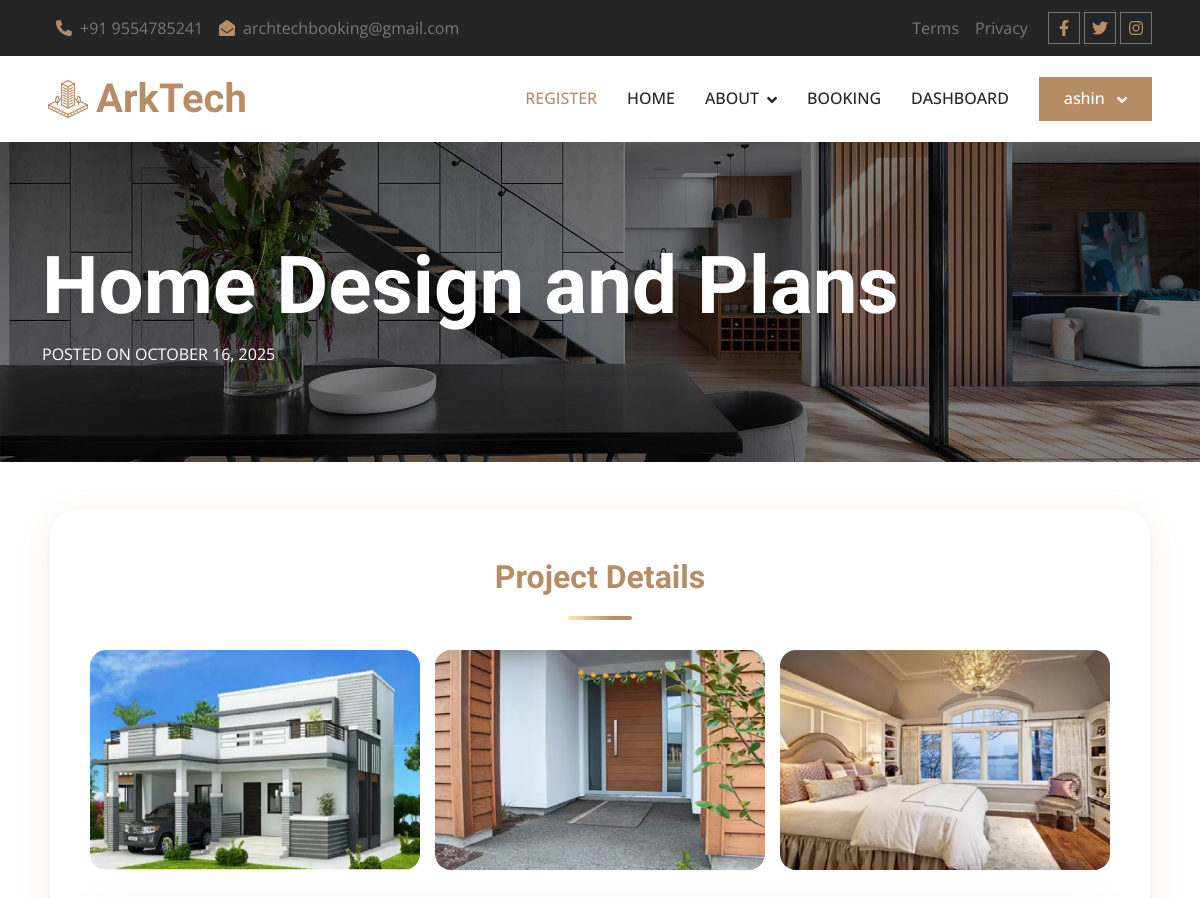
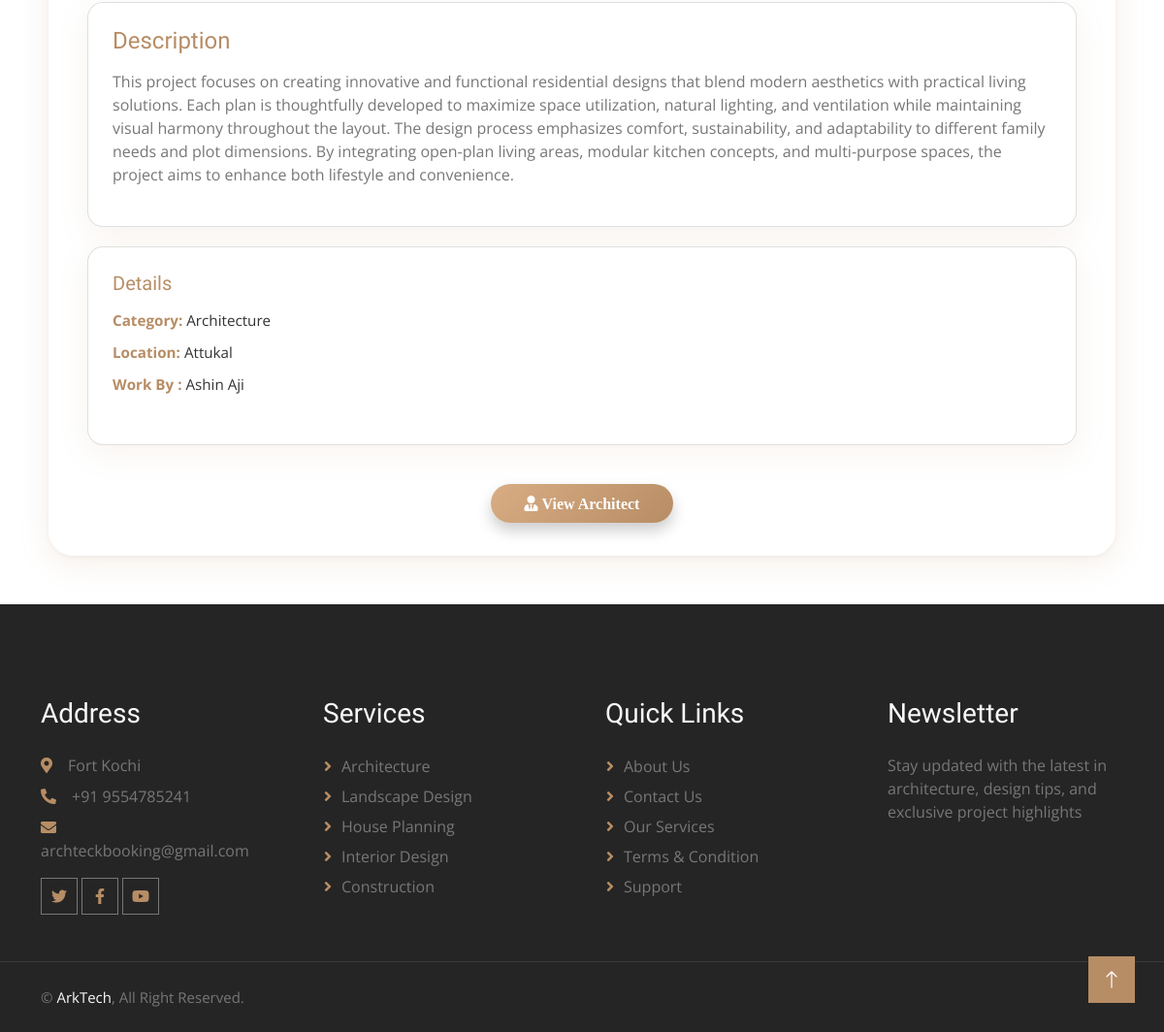
The app's page /Guest/project_view.php?id=2 (signed in) with its own data (2 pictures, top to bottom).
### tables this page shows
CREATE TABLE IF NOT EXISTS `tbl_previous_works` (
  `prev_work_id` int NOT NULL AUTO_INCREMENT,
  `architect_id` int NOT NULL,
  `title` varchar(1000) NOT NULL,
  `descriptions` varchar(10000) NOT NULL,
  `category_id` int NOT NULL,
  `project_location` varchar(500) NOT NULL,
  `image1` varchar(500) NOT NULL,
  `image2` varchar(500) NOT NULL,
  `image3` varchar(500) NOT NULL,
  `created_at` date NOT NULL,
  PRIMARY KEY (`prev_work_id`)
);

CREATE TABLE IF NOT EXISTS `tbl_category` (
  `category_id` int NOT NULL AUTO_INCREMENT,
  `category_name` varchar(50) NOT NULL,
  PRIMARY KEY (`category_id`)
);

CREATE TABLE IF NOT EXISTS `tbl_architects` (
  `cust_id` int NOT NULL,
  `architect_id` int NOT NULL AUTO_INCREMENT,
  `arch_name` varchar(50) NOT NULL,
  `about` mediumtext NOT NULL,
  `profiles` varchar(500) NOT NULL,
  `email` varchar(50) NOT NULL,
  `phone` bigint NOT NULL,
  `username` varchar(20) NOT NULL,
  `passwords` varchar(50) NOT NULL,
  `certificate_of_licensce` varchar(200) NOT NULL,
  `arch_locations` varchar(500) NOT NULL,
  `status` varchar(20) NOT NULL,
  `plan_id` int NOT NULL,
  `renewaldate` date NOT NULL,
  PRIMARY KEY (`architect_id`),
  UNIQUE KEY `unique_cust_id` (`cust_id`)
);

### dboperation.php (called while the page is built, shortened)
<?php
class dboperation
{
    public $con,$res;
    function __construct()
    {
        $this->con=mysqli_connect("localhost","root","","arktech");
    }
    public function executequery($sql)
    {
        $this->res=mysqli_query($this->con,$sql);
        return $this->res;
    }
}
?>

### Guest/project_view.php (the view, shortened to what this page needs)
<?php
include("../dboperation.php");
include("header.php");
$obj = new dboperation();
$id = $_GET['id'];
$sql = "SELECT pw.*,
               c.category_name,
               a.arch_name
        FROM tbl_previous_works pw
        LEFT JOIN tbl_category c ON pw.category_id = c.category_id
        LEFT JOIN tbl_architects a ON pw.architect_id = a.architect_id
        WHERE pw.prev_work_id = '$id'";
$res = $obj->executequery($sql);
$project = mysqli_fetch_array($res);
?>
<div class="container-fluid page-header py-5 mb-5 wow fadeIn" data-wow-delay="0.1s">
  <div class="container py-5">
    <h1 class="display-1 text-white animated slideInDown"><?php echo ($project['title'] ?: "Untitled Project"); ?></h1>
    <nav aria-label="breadcrumb animated slideInDown">
      <ol class="breadcrumb text-uppercase mb-0">
        <li class="breadcrumb-item"><div class="text-white">Posted on <?php echo date('F j, Y', strtotime($project['created_at'])); ?></div></li>
      </ol>
    </nav>
  </div>
</div>
<div class="project-view-container">
  <h2>Project Details</h2>
  <div class="project-images">
    <?php
    $images = [$project['image1'], $project['image2'], $project['image3']];
    foreach ($images as $img) {
        if ($img) echo '<img src="../uploads/'.$img.'" alt="Project Image">';
    }
    ?>
  </div>
  <div class="card">
    <h4>Description</h4>
    <p><?php echo ($project['descriptions'] ?: "No description available."); ?></p>
  </div>
  <div class="card">
    <h5>Details</h5>
    <ul class="details-list">
      <li><strong>Category:</strong> <?php echo ($project['category_name'] ?: "N/A"); ?></li>
      <li><strong>Location:</strong> <?php echo ($project['project_location'] ?: "N/A"); ?></li>
      <li><strong>Work By :</strong> <?php echo ($project['arch_name'] ?: "N/A"); ?></li>
    </ul>
  </div>
    <form action="architect_view.php" method="get" class="text-center">
      <button type="submit" class="fas fa-user-tie update-btn"> View Architect</button>
    </form>
  </div>
<?php include("footer.php"); ?>

### Guest/css/style.css (style rules this page uses)
:root { --primary: #B78D65; --light: #F8F8F8; --dark: #252525; }
h1, h2, .h1, .h2, .fw-bold { font-weight: 600 !important; }
h3, h4, .h3, .h4, .fw-medium { font-weight: 500 !important; }
h5, h6, .h5, .h6, .fw-normal { font-weight: 400 !important; }
.page-header { background: linear-gradient(rgba(0, 0, 0, .5), rgba(0, 0, 0, .5)), url(../img/carousel-1.jpg) center center no-repeat; background-size: cover; }

### Guest/project_view.php (style rules this page uses)
.project-view-container { max-width: 1100px; margin: 0 auto 50px auto; background: rgba(255,255,255,0.98); border-radius: 26px; box-shadow: 0 8px 32px rgba(183,141,101, 0.14), 0 1.5px 4px rgba(183,141,101,0.10); padding: 46px 38px 32px 38px; transition: all 0.25s; border: 2px solid transparent; }
.project-view-container h2 { color: #B78D65; font-weight: 800; text-align: center; margin-bottom: 30px; font-size: 2rem; position: relative; }
.project-view-container h2:after { content: ""; width: 64px; height: 4px; margin: 20px auto 0 auto; display: block; border-radius: 2.5px; background: linear-gradient(90deg,#fdeab6,#B78D65 70%); }
.project-images { display: grid; grid-template-columns: repeat(auto-fit, minmax(250px, 1fr)); gap: 15px; margin-bottom: 30px; }
.project-images img { width: 100%; height: 220px; object-fit: cover; border-radius: 16px; transition: transform 0.3s ease, box-shadow 0.3s ease; }
.card { background: rgba(255,255,255,0.97); border-radius: 16px; box-shadow: 0 8px 32px rgba(183,141,101,0.1); padding: 25px; margin-bottom: 20px; }
.card h4, .card h5 { color: #B78D65; font-weight: 700; margin-bottom: 15px; }
.details-list { list-style: none; padding: 0; }
.details-list li { margin-bottom: 10px; font-size: 0.95rem; color: #333; }
.details-list li strong { color: #B78D65; }
.update-btn { display: inline-block; padding: 12px 35px; font-size: 1rem; font-weight: 700; color: #fff; background: linear-gradient(135deg, #d8ad84ff 0%, #B78D65 100%); border: none; border-radius: 50px; cursor: pointer; text-decoration: none; transition: all 0.3s ease; box-shadow: 0 8px 15px rgba(0, 0, 0, 0.2); position: relative; overflow: hidden; margin-top: 20px; }
.update-btn::after { content: ""; position: absolute; top: 0; left: -75%; width: 50%; height: 100%; background: rgba(255, 255, 255, 0.2); transform: skewX(-25deg); transition: all 0.5s ease; }

### records on screen
tbl_previous_works: title "Home Design and Plans", created_at "OCTOBER 16, 2025", image1 (picture), image2 (picture), image3 (picture), descriptions "This project focuses on creating innovative and functional residential designs that blend modern aesthetics with practical living solutions. Each plan is thoughtfully developed to maximize space utilization, natural lighting, and ventilation while maintaining visual harmony throughout the layout. The design process emphasizes comfort, sustainability, and adaptability to different family needs and plot dimensions. By integrating open-plan living areas, modular kitchen concepts, and multi-purpose spaces, the project aims to enhance both lifestyle and convenience.", category.category_name "Architecture", project_location "Attukal", architect.arch_name "Ashin Aji"

### other values on screen
$_SESSION['username'] "ashin"
